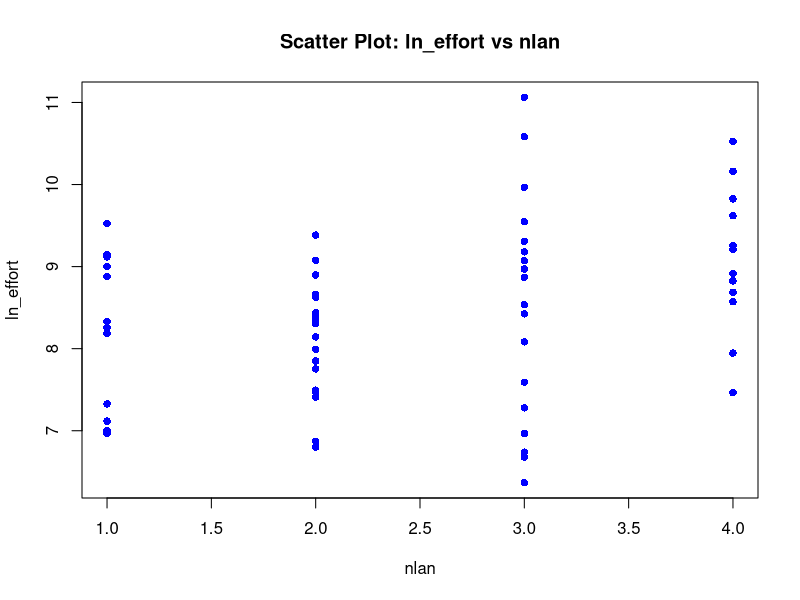
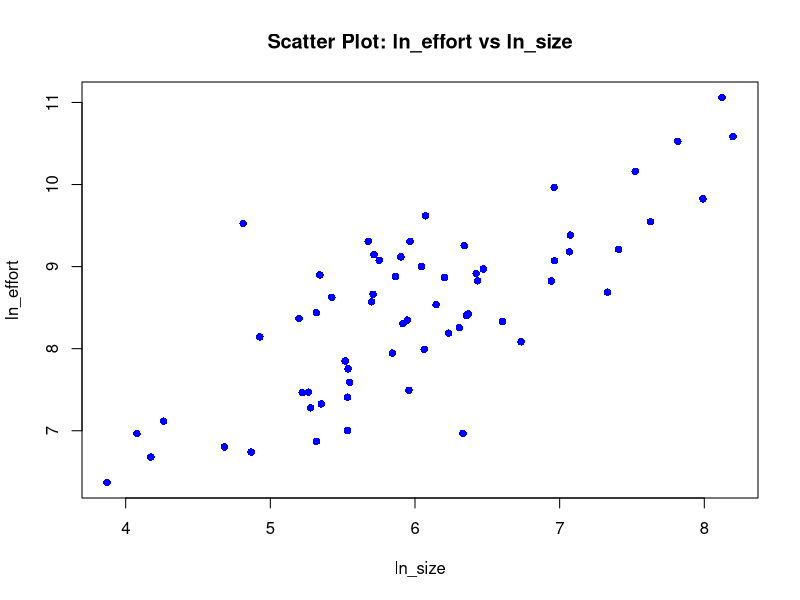

R code for these plots, in order:
# Read the dataset
dataset <- read.csv("data/modified_software_cost_projects.csv", header = TRUE)

# Scatter plot of 'effort' against 'size'
plot(dataset$nlan, log(dataset$effort), main = "Scatter Plot: ln_effort vs nlan", 
     xlab = "nlan", ylab = "ln_effort", col = "blue", pch = 16)

# Save the plot to a PNG file
png("scatter_plot_effort_size.png")
dev.off()


# Read the dataset
dataset <- read.csv("data/software_cost_projects.csv", header = TRUE)

# Scatter plot of 'effort' against 'size'
plot(log(dataset$size), log(dataset$effort), main = "Scatter Plot: ln_effort vs ln_size", 
     xlab = "ln_size", ylab = "ln_effort", col = "blue", pch = 16)

# Save the plot to a PNG file
png("scatter_plot_effort_size.png")
dev.off()
